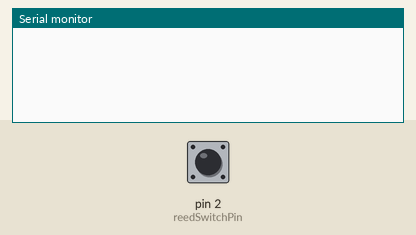
Simulated run of this sketch. Board: Arduino Uno, built with avr-gcc and run on an emulated ATmega328P. Parts: the last lines printed to the serial monitor. Inputs (shaded band) come from the test bench; at power-on: pin 2 (reedSwitchPin) HIGH.

Above: at 1.2 s.
1.3 s: pin 2 (reedSwitchPin) pulled LOW for 0.15 s
4.4 s: pin 2 (reedSwitchPin) pulled LOW for 1 s
At 6.2 s:
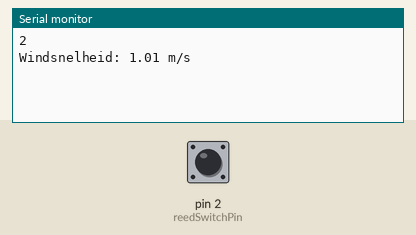
6.9 s: pin 2 (reedSwitchPin) pulled LOW for 0.15 s
At 11.2 s:
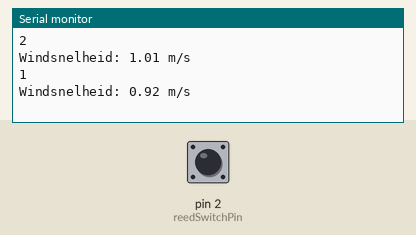

The sketch:

Anemometer-reed-switch.ino
```cpp
const int reedSwitchPin = 2;
volatile unsigned long lastTime = 0;
volatile unsigned long elapsedTime = 0;
volatile unsigned long rotationCount = 0;

void setup() {
  pinMode(reedSwitchPin, INPUT_PULLUP);
  attachInterrupt(digitalPinToInterrupt(reedSwitchPin), countRotation, FALLING);
  Serial.begin(9600);
}

void loop() {
  // Controleer of er minstens één rotatie heeft plaatsgevonden voordat de windsnelheid wordt berekend
  if (rotationCount > 0) {
    Serial.println(rotationCount);
    // Bereken de windsnelheid in m/s op basis van het aantal rotaties en de tijd
    float windSpeed = (0.0858 * rotationCount) + 0.8343; // in meter per seconde

    // Toon de windsnelheid op de seriële monitor
    Serial.print("Windsnelheid: ");
    Serial.print(windSpeed);
    Serial.println(" m/s");
  }

  // Reset de rotatieteller en tijd
  rotationCount = 0;
  elapsedTime = 0;

  delay(5000); // Wacht 1 seconde voordat je opnieuw meet
}

void countRotation() {
  unsigned long currentTime = millis();
   if(currentTime - lastTime > 10) {
    elapsedTime = currentTime - lastTime;
    lastTime = currentTime;
    rotationCount++;
   }
}
```

Measured:
- after the input at 4.4 s, the serial monitor: prints a new line after 0.60 s (image 1)
- after the input at 6.9 s, the serial monitor: prints a new line after 3.1 s (image 2)
